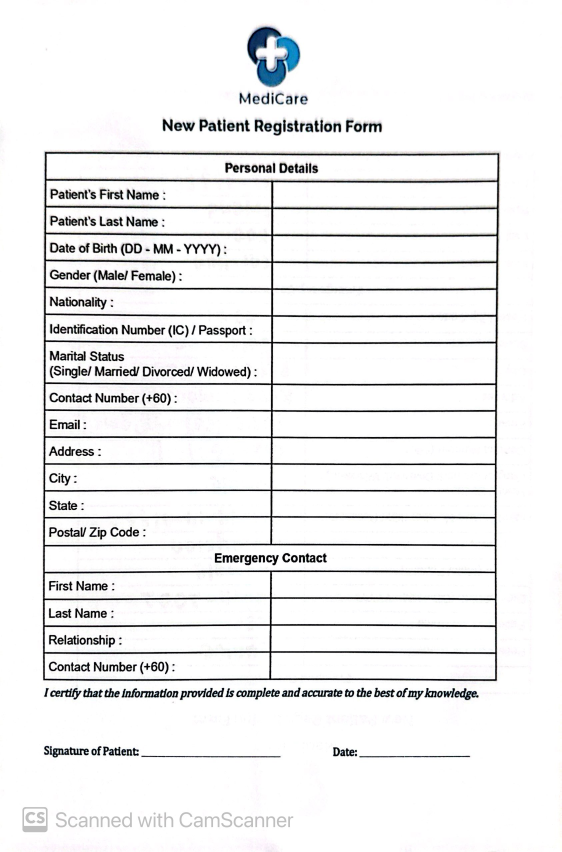
#> input picture Pure_ICROP_Model/patient_forms/Form_Template.jpg, 1684 x 2556 px, found by its file name (shown at 1/3 size)
$ python selectCoordinate.py
#> lines starting #> are read from the running program, lines starting #| are printed output that depends on the picture
## To select coordinates of the crop fields
import cv2

# Load the image
image = cv2.imread('Form_Template.jpg')
#> image is the input picture: shape (2556, 1684, 3); mean B, G, R 238.1, 237.7, 237.6

# Resize the image for display
scale_percent = 50  # Adjust this percentage as needed
width = int(image.shape[1] * scale_percent / 150)
#> width = 561
height = int(image.shape[0] * scale_percent / 150)
#> height = 852
dim = (width, height)
#> dim = (561, 852)

# Resize image
resized_image = cv2.resize(image, dim, interpolation=cv2.INTER_AREA)
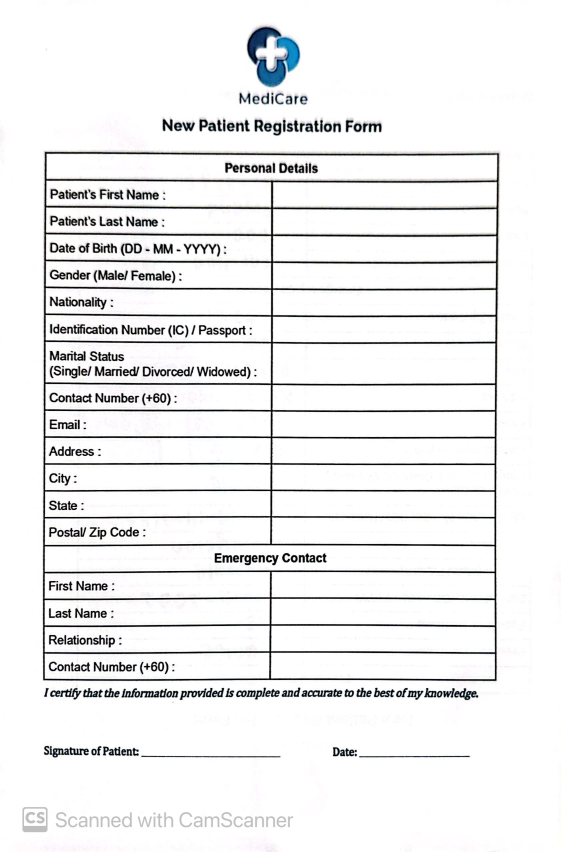
#> resized_image: shape (852, 561, 3); mean B, G, R 238.1, 237.7, 237.6

# Select ROI on the resized image
#> (the run stopped early here; a loop or call above may not have finished)

$ run again, with Pure_ICROP_Model/patient_forms/Form.jpg copied over Pure_ICROP_Model/patient_forms/Form_Template.jpg
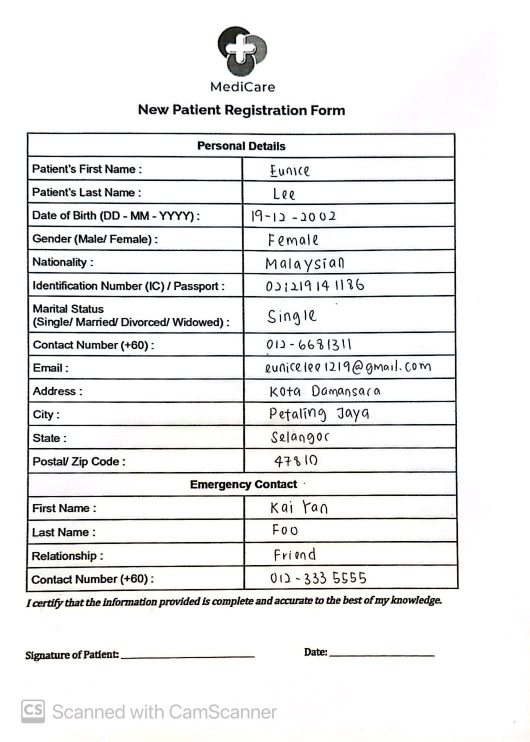
#> input picture Pure_ICROP_Model/patient_forms/Form.jpg, 1060 x 1484 px, found by its file name (shown at 1/2 size)
#> image is the input picture: shape (1484, 1060, 3); mean B, G, R 236, 236.1, 236
#> `resized_image = cv2.resize(image, dim, interpolation=cv2.INTER_AREA)`:
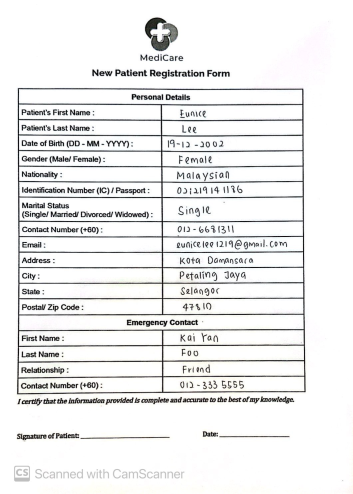
#> resized_image: shape (494, 353, 3); mean B, G, R 236, 236.1, 236
